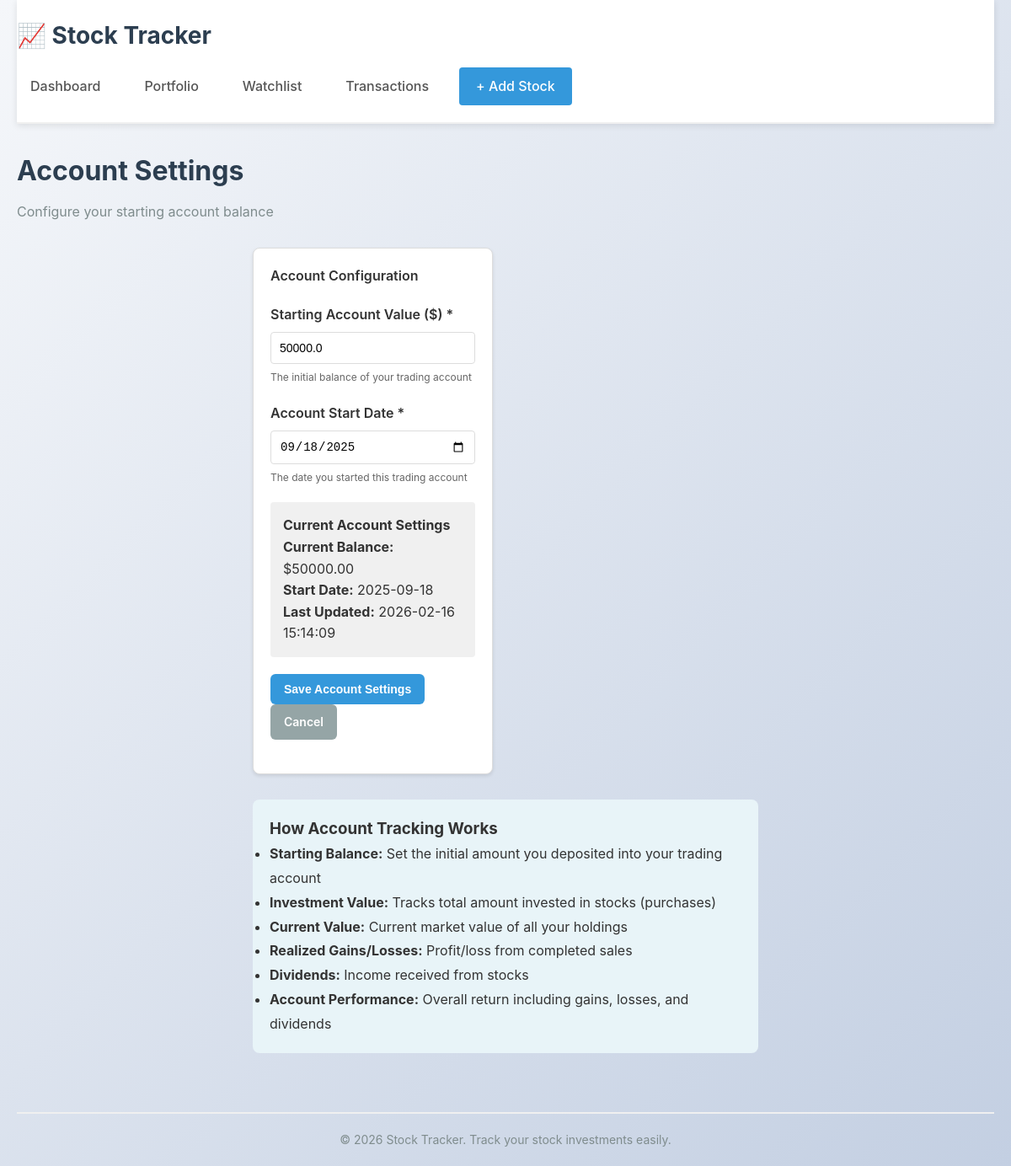
The page /account-settings on the database its author committed.
### app/models.py (models this page shows, shortened)
class Account(db.Model):
    id = db.Column(db.Integer, primary_key=True)
    initial_value = db.Column(db.Float, nullable=False, default=0)
    start_date = db.Column(db.Date, nullable=False, default=datetime.utcnow)
    created_at = db.Column(db.DateTime, nullable=False, default=datetime.utcnow)
    updated_at = db.Column(db.DateTime, nullable=False, default=datetime.utcnow, onupdate=datetime.utcnow)

### app/routes.py (the view, shortened to what this page needs)
@main_bp.route('/account-settings', methods=['GET', 'POST'])
def account_settings():
    account = Account.query.first()
    start_date_str = account.start_date.strftime('%Y-%m-%d') if account else datetime.utcnow().date().strftime('%Y-%m-%d')
    return render_template('account_settings.html', account=account, start_date_str=start_date_str)

### app/templates/account_settings.html (shortened to what this page needs)
{% extends "base.html" %}
{% block content %}
<div class="portfolio-header">
    <h2>Account Settings</h2>
    <p class="subtitle">Configure your starting account balance</p>
</div>
<div class="form-container" style="max-width: 600px; margin: 30px auto;">
    <form method="POST" class="stock-form">
        <fieldset>
            <legend>Account Configuration</legend>
            <div class="form-group">
                <label for="initial_value">Starting Account Value ($) *</label>
                <input type="number" id="initial_value" name="initial_value" step="0.01" min="0"
                    value="{{ account.initial_value if account else '' }}" required>
                <small>The initial balance of your trading account</small>
            </div>
            <div class="form-group">
                <label for="start_date">Account Start Date *</label>
                <input type="date" id="start_date" name="start_date"
                    value="{{ start_date_str }}" required>
                <small>The date you started this trading account</small>
            </div>
            {% if account %}
                <div class="form-group" style="background-color: #f0f0f0; padding: 15px; border-radius: 4px; margin: 20px 0;">
                    <h4 style="margin-top: 0;">Current Account Settings</h4>
                    <p><strong>Current Balance:</strong> ${{ "%.2f"|format(account.initial_value) }}</p>
                    <p><strong>Start Date:</strong> {{ account.start_date.strftime('%Y-%m-%d') }}</p>
                    <p><strong>Last Updated:</strong> {{ account.updated_at.strftime('%Y-%m-%d %H:%M:%S') }}</p>
                </div>
            {% endif %}
            <div class="form-group">
                <button type="submit" class="btn btn-primary">Save Account Settings</button>
                <a href="{{ url_for('main.portfolio') }}" class="btn btn-secondary">Cancel</a>
            </div>
        </fieldset>
    </form>
</div>
<div style="max-width: 600px; margin: 30px auto; background: #e8f4f8; padding: 20px; border-radius: 8px;">
    <h3 style="margin-top: 0;">How Account Tracking Works</h3>
    <ul style="line-height: 1.8;">
        <li><strong>Starting Balance:</strong> Set the initial amount you deposited into your trading account</li>
        <li><strong>Investment Value:</strong> Tracks total amount invested in stocks (purchases)</li>
        <li><strong>Current Value:</strong> Current market value of all your holdings</li>
        <li><strong>Realized Gains/Losses:</strong> Profit/loss from completed sales</li>
        <li><strong>Dividends:</strong> Income received from stocks</li>
        <li><strong>Account Performance:</strong> Overall return including gains, losses, and dividends</li>
    </ul>
</div>
{% endblock %}

### app/static/style.css (style rules this page uses)
* { margin: 0; padding: 0; box-sizing: border-box; }
html, body { height: 100%; }
body { font-family: -apple-system, BlinkMacSystemFont, 'Segoe UI', Roboto, Oxygen, Ubuntu, Cantarell, sans-serif; background: linear-gradient(135deg, #f5f7fa 0%, #c3cfe2 100%); color: #333; line-height: 1.6; min-height: 100vh; display: flex; flex-direction: column; }
.portfolio-header { margin-bottom: 30px; }
.portfolio-header h2 { font-size: 32px; color: #2c3e50; margin-bottom: 10px; }
.subtitle { color: #7f8c8d; font-size: 16px; }
.btn { padding: 10px 16px; border: none; border-radius: 6px; font-size: 14px; font-weight: 600; cursor: pointer; transition: all 0.3s ease; text-decoration: none; display: inline-block; text-align: center; }
.btn-primary { background: #3498db; color: white; }
.btn-secondary { background: #95a5a6; color: white; }
.form-container { display: grid; grid-template-columns: 1fr 1fr; gap: 30px; margin-bottom: 30px; }
.form-group { margin-bottom: 20px; }
.form-group label { display: block; margin-bottom: 8px; font-weight: 600; color: #2c3e50; }
.form-group small { display: block; margin-top: 5px; color: #7f8c8d; font-size: 13px; }

### app/templates/account_settings.html (style rules this page uses)
.form-container { margin-top: 30px; }
.stock-form { background: white; border: 1px solid #ddd; border-radius: 8px; padding: 20px; box-shadow: 0 2px 4px rgba(0,0,0,0.1); }
.form-group { margin-bottom: 20px; }
.form-group label { display: block; margin-bottom: 8px; font-weight: 600; color: #333; }
.form-group input { width: 100%; padding: 10px; border: 1px solid #ddd; border-radius: 4px; font-size: 14px; }
.form-group small { display: block; margin-top: 6px; color: #666; font-size: 12px; }
.form-group button, .form-group a { margin-right: 10px; }
fieldset { border: none; padding: 0; }
legend { font-size: 16px; font-weight: 600; margin-bottom: 20px; color: #333; }

### rows shown on the page
Account: initial_value "50000.0", initial_value "50000.00", start_date "2025-09-18", updated_at "2026-02-16 15:14:09"
